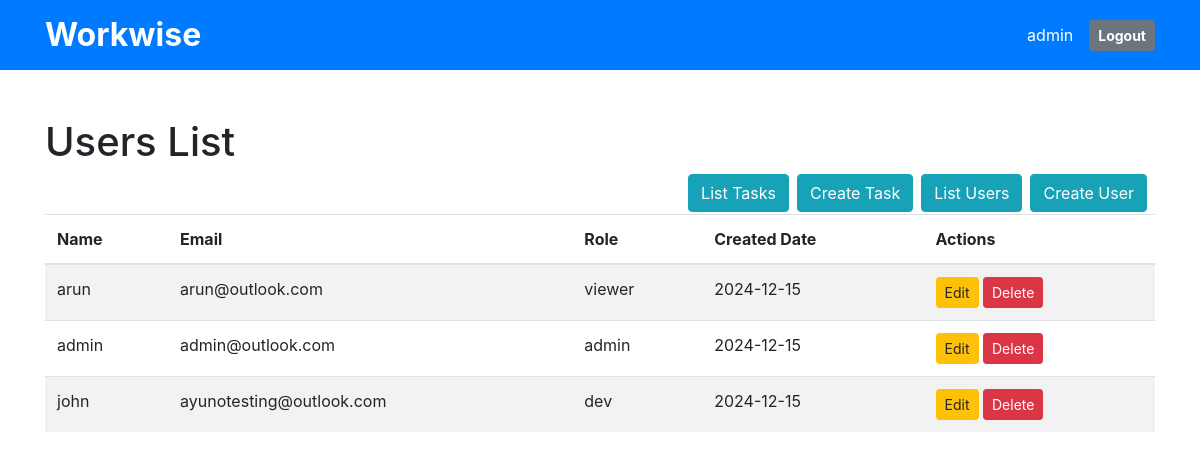
Page /list_users (signed in) on the earlier database version.
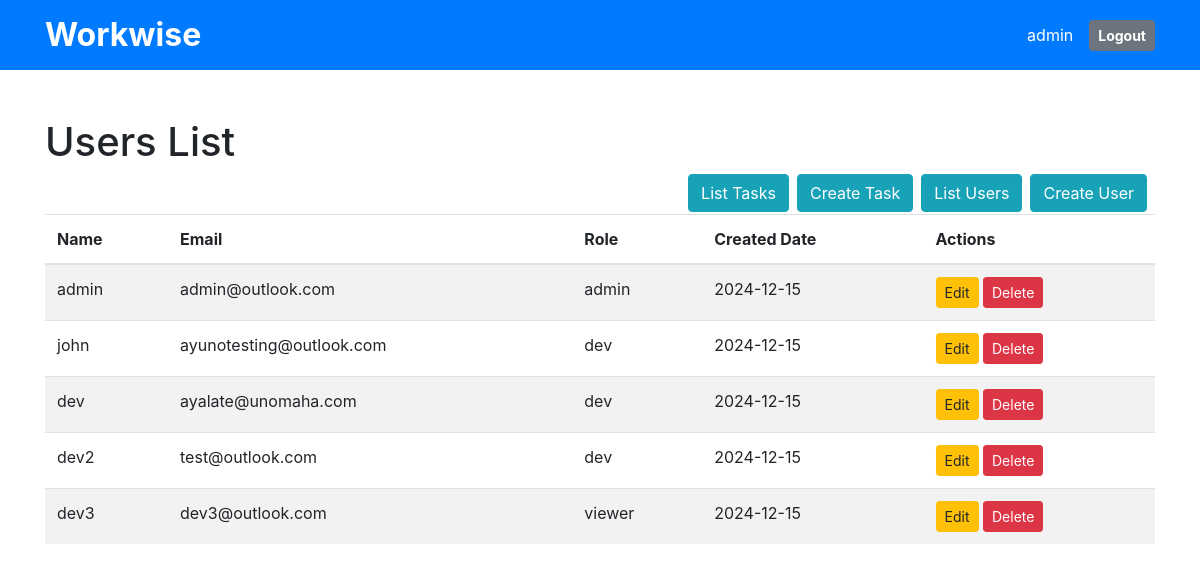
Same page on the later database version.
### app.py (models this page shows, shortened)
class User(db.Model, UserMixin):
    id = db.Column(db.Integer, primary_key=True)
    name = db.Column(db.String(100), nullable=True)
    email_id = db.Column(db.String(100), nullable=True)
    mobile_number = db.Column(db.String(100), nullable=True)
    designation = db.Column(db.String(100), nullable=True)
    address = db.Column(db.String(100), nullable=True)
    password_hash = db.Column(db.String(128), nullable=True)
    role = db.Column(db.String(20), nullable=True,
                     default='viewer')  # Roles: admin, dev, viewer
    created_date = db.Column(db.Date, nullable=True)
    modified_date = db.Column(db.Date, nullable=True)
    status = db.Column(db.String(20), default='Active')

### app.py (the view)
@app.route('/list_users', methods=['GET'])
@login_required
def list_users():
    filter_status = request.args.get('filter', 'All')
    if current_user.role in ['admin', 'dev']:
        user_query = User.query.filter_by(status='Active').all()
        print(user_query)
        return render_template('user_table.html', users=user_query)
    else:
        if current_user.role != 'admin':
            flash('Permission denied.', 'danger')
            return redirect(url_for('admin_dashboard'))

### app.py (called while the page is built)
@login_manager.user_loader
def load_user(user_id):
    return db.session.get(User, int(user_id))

### templates/user_table.html (shortened to what this page needs)
<!DOCTYPE html>
<html lang="en">
  <head>
    <link
      href="https://stackpath.bootstrapcdn.com/bootstrap/4.5.2/css/bootstrap.min.css"
      rel="stylesheet"
    />
  </head>
  <body>
    <div class="bg-primary text-white py-3">
      <div class="container d-flex justify-content-between align-items-center">
        <h1 class="mb-0" style="font-size: 2rem; font-weight: bold;">Workwise</h1>
        <div class="d-flex align-items-center">
          <span class="mr-3">{{ current_user.name }}</span>
          <a href="{{ url_for('logout') }}" class="btn btn-secondary btn-sm font-weight-bold">Logout</a>
        </div>
      </div>
    </div>
    <div class="container mt-5">
      <h1>Users List</h1>
      {% if current_user.role == 'admin' %}
      <a href="{{ url_for('user_page')}}" class="btn btn-info float-right mr-2"
        >Create User</a
      >
      <a href="{{ url_for('list_users')}}" class="btn btn-info float-right mr-2"
        >List Users</a
      >
      <a href="{{ url_for('task_page') }}" class="btn btn-info float-right mr-2"
        >Create Task</a
      >
      <a
        href="{{ url_for('list_tasks') }}"
        class="btn btn-info float-right mr-2"
        >List Tasks</a
      >
      {% endif %}
      <table class="table table-striped mt-5">
        <thead>
          <tr>
            <th>Name</th>
            <th>Email</th>
            <th>Role</th>
            <th>Created Date</th>
            <th>Actions</th>
          </tr>
        </thead>
        <tbody>
          {% for person in users %}
          <tr>
            <td>{{ person.name }}</td>
            <td>{{ person.email_id }}</td>
            <td>{{ person.role }}</td>
            <td>{{ person.created_date }}</td>
            <td>
              {% if current_user.role in ['admin', 'dev'] %}
              <a
                href="{{ url_for('user_page', id=person.id) }}"
                class="btn btn-sm btn-warning"
                >Edit</a
              >
              <form
                action="{{ url_for('delete_user', user_id=person.id) }}"
                method="post"
                style="display: inline"
              >
                <button class="btn btn-sm btn-danger">Delete</button>
              </form>
              {% endif %}
            </td>
          </tr>
          {% endfor %}
        </tbody>
      </table>
    </div>
  </body>
</html>

Differences in the rows shown:
no longer on this page (row edited): User: name "arun", email_id "arun@outlook.com", role "viewer", created_date "2024-12-15"
added User: name "dev", email_id "ayalate@unomaha.com", role "dev", created_date "2024-12-15"
added User: name "dev2", email_id "test@outlook.com", role "dev", created_date "2024-12-15"
added User: name "dev3", email_id "dev3@outlook.com", role "viewer", created_date "2024-12-15"
